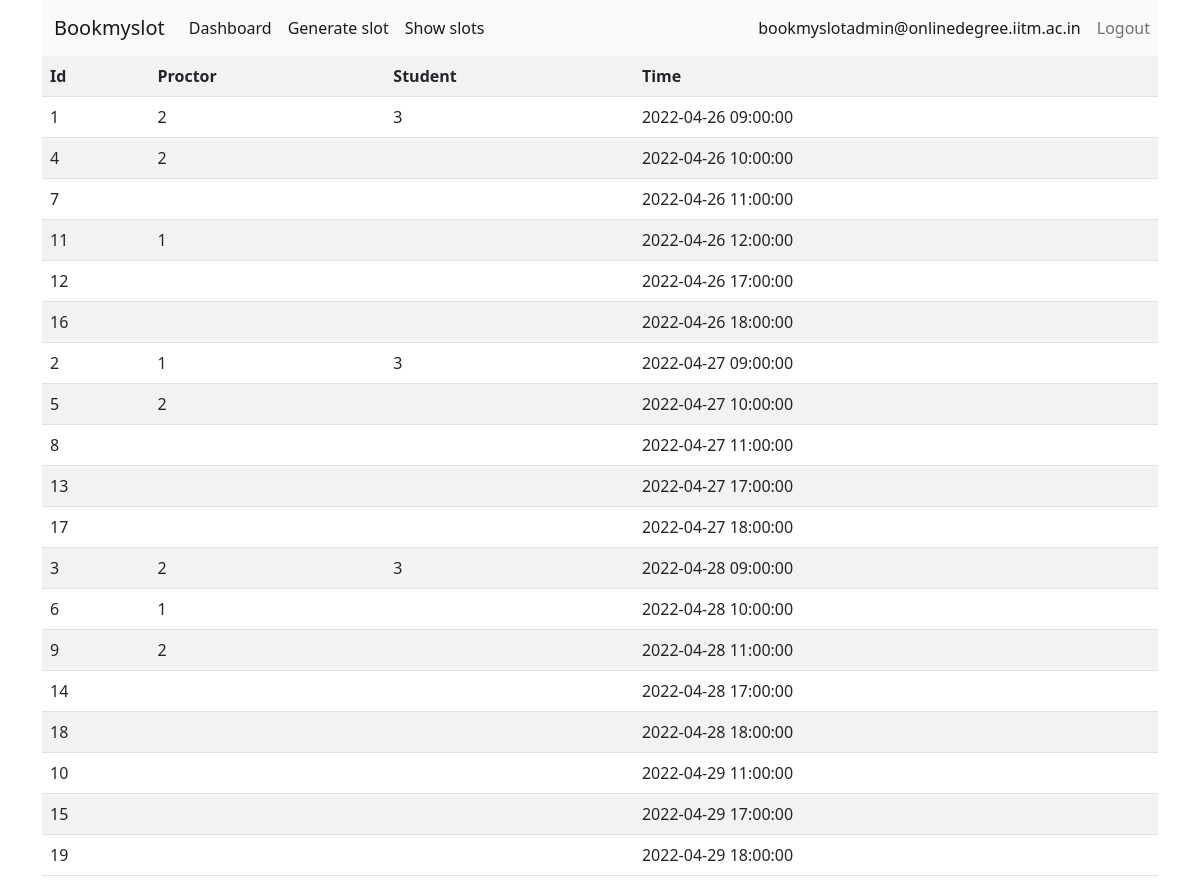
Screenshot of / (signed in) with the database file from the repository.
### tables this page shows
CREATE TABLE user(
    id INTEGER PRIMARY KEY AUTOINCREMENT,
    email TEXT UNIQUE NOT NULL,
    password TEXT NOT NULL,
    role TEXT NOT NULL
);

CREATE TABLE slot (
    id INTEGER PRIMARY KEY AUTOINCREMENT,
    proctor INTEGER,
    student INTEGER,
    time TIMESTAMP NOT NULL UNIQUE,
    FOREIGN KEY (proctor) REFERENCES user (id),
    FOREIGN KEY (student) REFERENCES user (id)
);

### bookmyslot/booking.py (the view)
@bp.route('/')
@login_required
def index():
    db = get_db()
    slots = db.execute('SELECT * FROM slot ORDER BY time').fetchall()
    return render_template('booking/index.html', slots=slots)

### bookmyslot/auth.py (called while the page is built)
@bp.before_app_request
def load_logged_in_user():
    user_id = session.get('user_id')
    if user_id is None:
        g.user = None
    else:
        g.user = get_db().execute(
            'SELECT * FROM user WHERE id = ?', (user_id,)
        ).fetchone()

def login_required(view):
    @functools.wraps(view)
    def wrapped_view(**kwargs):
        if g.user is None:
            return redirect(url_for('auth.login'))
        return view(**kwargs)
    return wrapped_view

### bookmyslot/db.py (called while the page is built)
def get_db():
    if 'db' not in g:
        g.db = sqlite3.connect(current_app.config['DATABASE'],
                               detect_types=sqlite3.PARSE_DECLTYPES)
        g.db.row_factory = sqlite3.Row
    return g.db

### bookmyslot/templates/booking/index.html (shortened to what this page needs)
{% extends 'base.html' %}
{% block content %}
<table class="table table-striped">
  <tr>
    <th scope="col">Id</th>
    <th scope="col">Proctor</th>
    <th scope="col">Student</th>
    <th scope="col">Time</th>
  </tr>
{% for slot in slots %}
{% if slot['proctor'] == g.user['id'] or slot['student'] == g.user['id'] or g.user['role'] == 'admin' %}
  <tr>
    <td>{{ slot['id'] }}</td>
    <td>{{ slot['proctor'] }}</td>
    <td>{{ slot['student'] }}</td>
    <td>{{ slot['time'] }}</td>
  </tr>
{% endif %}
{% endfor %}
</table>
{% endblock content %}

### bookmyslot/templates/base.html (shortened to what this page needs)
<!DOCTYPE html>
<html>
<head>
    <link rel="stylesheet" href="{{ url_for('static', filename='style.css') }}">
    <link href="https://cdn.jsdelivr.net/npm/bootstrap@5.0.2/dist/css/bootstrap.min.css" rel="stylesheet"
>
</head>
<body>
    <div class="container">
        <nav class="navbar navbar-expand-lg navbar-light bg-light">
            <div class="container-fluid">
                <a class="navbar-brand" href="{{ url_for('index') }}">Bookmyslot</a>
                <div class="collapse navbar-collapse" id="navbarSupportedContent">
                    <ul class="d-flex navbar-nav me-auto mb-2 mb-lg-0">
                        <li class="nav-item">
                            <a class="nav-link active" aria-current="page" href="{{ url_for('index') }}">Dashboard </a>
                        </li>
                        {% if g.user['role'] == 'admin' %}
                        <li class="nav-item">
                            <a class="nav-link active" href="{{ url_for('booking.generate_slot') }}">Generate slot</a>
                        </li>
                        {% endif %}
                        <li class="nav-item">
                            <a class="nav-link active" href="{{ url_for('booking.show_slots') }}">Show slots</a>
                        </li>
                    </ul>
                </div>
            </div>
            <div class="collapse navbar-collapse" id="navbarSupportedContent">
                <ul class="navbar-nav me-auto mb-2 mb-lg-0">
                    {% if g.user %}
                    <li class="nav-item">
                        <span class="nav-link active" aria-current="page">{{ g.user['email'] }} </span>
                    </li>
                    <li class="nav-item">
                        <a class="nav-link" href="{{ url_for('auth.logout') }}">Logout</a>
                    </li>
                    {% endif %}
                </ul>
            </div>
        </nav>
        <section>
            {% block content %} {% endblock content %}
        </section>
    </div>
</body>
</html>

### rows the page displays
user: user.email "bookmyslotadmin@onlinedegree.iitm.ac.in"
slot: id "1", proctor "2", student "3", time "2022-04-26 09:00:00"
slot: id "4", proctor "2", time "2022-04-26 10:00:00"
slot: id "7", time "2022-04-26 11:00:00"
slot: id "11", proctor "1", time "2022-04-26 12:00:00"
slot: id "12", time "2022-04-26 17:00:00"
slot: id "16", time "2022-04-26 18:00:00"
slot: id "2", proctor "1", student "3", time "2022-04-27 09:00:00"
slot: id "5", proctor "2", time "2022-04-27 10:00:00"
slot: id "8", time "2022-04-27 11:00:00"
slot: id "13", time "2022-04-27 17:00:00"
slot: id "17", time "2022-04-27 18:00:00"
slot: id "3", proctor "2", student "3", time "2022-04-28 09:00:00"
slot: id "6", proctor "1", time "2022-04-28 10:00:00"
slot: id "9", proctor "2", time "2022-04-28 11:00:00"
slot: id "14", time "2022-04-28 17:00:00"
slot: id "18", time "2022-04-28 18:00:00"
slot: id "10", time "2022-04-29 11:00:00"
slot: id "15", time "2022-04-29 17:00:00"
slot: id "19", time "2022-04-29 18:00:00"
